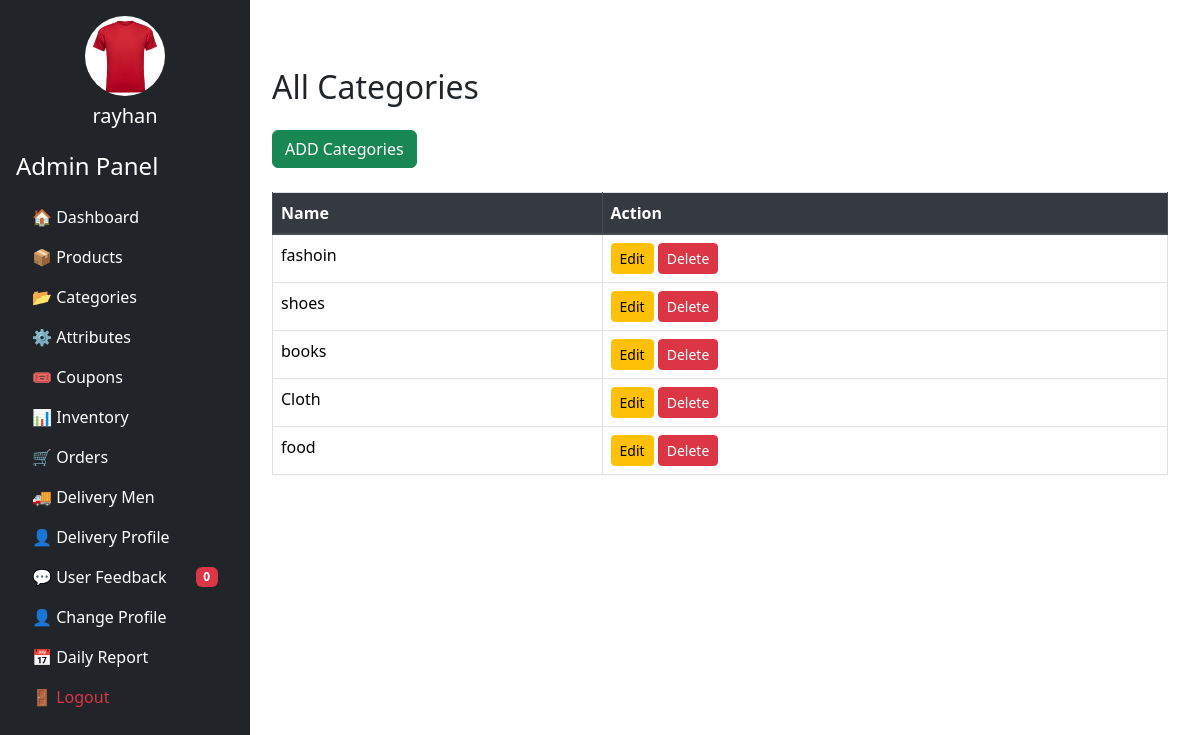
Screenshot of /admin/index.php?page=categories (signed in) with the database file from the repository.
### tables this page shows
CREATE TABLE `categories` (
  `id` int(11) NOT NULL,
  `category_name` varchar(100) NOT NULL,
  `create_at` date NOT NULL DEFAULT current_timestamp()
);

### admin/pages/categories.php (the view, shortened to what this page needs)
<?php
include 'dbConfig.php';
$stmt = $DB_con->prepare("SELECT * FROM categories ORDER BY id DESC");
$stmt->execute();
$categories = $stmt->fetchAll(PDO::FETCH_ASSOC);
?>
<!DOCTYPE html>
<html>
<head>
</head>
<body>
	<div class="container mt-5">
		<h2 class="mb-4">All Categories</h2>
		<a href="?page=add_categories" class="btn btn-success mb-2">ADD Categories</a>
		<table class="table table-bordered table-hover">
			<thead class="thead-dark">
				<tr>
					<th>Name</th>
					<th>Action</th>
				</tr>
			</thead>
			<?php
				if($categories):?>
					<?php foreach($categories as $row):?>
						<?php
						$encrypted_id = urlencode(base64_encode($row['id']));
						 ?>
				<tr>
					<td>
						<?php echo htmlspecialchars($row['category_name']);?>
					</td>
				<td>
						<a href="?page=edit_categories&id=<?php echo $encrypted_id; ?>" class="btn btn-sm btn-warning">Edit</a>
						<a href="?page=products&delete_id=<?php echo $encrypted_id; ?>" class="btn btn-sm btn-danger">Delete</a>
					</td>
				</tr>
			<?php endforeach;?>
			<?php endif; ?>
		</table>
	</div>
</body>
</html>

### admin/includes/sidebar.php (shortened to what this page needs)
<!DOCTYPE html>
<html lang="en">
<head>
  <link href="https://cdn.jsdelivr.net/npm/bootstrap@5.3.3/dist/css/bootstrap.min.css" rel="stylesheet">
</head>
<body>
<div id="sidebar" class="bg-dark p-3">
  <div class="text-center mb-4">
    <?php
      require_once __DIR__.'/../dbConfig.php';
      $admin_id = $_SESSION['admin_logged_in'] ?? null;
      $adminPhoto = 'default.jpg';
      $adminName = 'Admin';
      if($admin_id) {
        $stmt = $DB_con->prepare("SELECT * FROM admins WHERE id =?");
        $stmt->execute([$admin_id]);
        $admin = $stmt->fetch(PDO::FETCH_ASSOC);
        if($admin) {
          $adminPhoto = !empty($admin['photo']) ? $admin['photo'] : 'default.jpg';
          $adminName = $admin['username'];
        }
      }
    ?>
    <img src="../uploads/admins/<?= htmlspecialchars($adminPhoto) ?>"
         class="rounded-circle mb-2" width="80" height="80" alt="Admin Photo">
    <h5><?= htmlspecialchars($adminName) ?></h5>
  </div>
  <h4 class="mb-3">Admin Panel</h4>
  <ul class="nav flex-column">
    <li class="nav-item"><a href="index.php?page=dashboard" class="nav-link">🏠 Dashboard</a></li>
    <li class="nav-item"><a href="index.php?page=products" class="nav-link">📦 Products</a></li>
    <li class="nav-item"><a href="index.php?page=categories" class="nav-link">📂 Categories</a></li>
    <li class="nav-item"><a href="index.php?page=attributes" class="nav-link">⚙ Attributes</a></li>
    <li class="nav-item"><a href="index.php?page=coupons" class="nav-link">🎟 Coupons</a></li>
    <li class="nav-item">
      <a class="nav-link" data-bs-toggle="collapse" href="#inventoryMenu" role="button">
        📊 Inventory
      </a>
    </li>
    <li class="nav-item d-flex align-items-center justify-content-between">
      <a href="index.php?page=orders" class="nav-link">🛒 Orders</a>
    </li>
    <li class="nav-item"><a href="index.php?page=delivery_men" class="nav-link">🚚 Delivery Men</a></li>
     <li class="nav-item"><a href="index.php?page=delivery_profile" class="nav-link">👤 Delivery Profile</a></li>
    <li class="nav-item d-flex align-items-center justify-content-between">
      <a href="index.php?page=feedback" class="nav-link">💬 User Feedback</a>
      <span id="fbCount" class="badge bg-danger me-3">0</span>
    </li>
    <li class="nav-item"><a href="index.php?page=admin_profile" class="nav-link">👤 Change Profile</a></li>
    <li class="nav-item"><a href="index.php?page=daily_report" class="nav-link">📅 Daily Report</a></li>
    <li class="nav-item"><a href="logout.php" class="nav-link text-danger">🚪 Logout</a></li>
  </ul>
</div>
</body>
</html>

### admin/includes/header.php (style rules this page uses)
body { margin:0; padding: 0; }

### admin/includes/sidebar.php (style rules this page uses)
body { overflow-x: hidden; }
#sidebar { width: 250px; height: 100vh; position: fixed; left: 0; top: 0; background-color: #212529; color: white; overflow-y: auto; }
#sidebar .nav-link { color: #fff; }

### rows the page displays
categories: category_name "fashoin"
categories: category_name "shoes"
categories: category_name "books"
categories: category_name "Cloth"
categories: category_name "food"

### other values shown
$adminName "rayhan"
